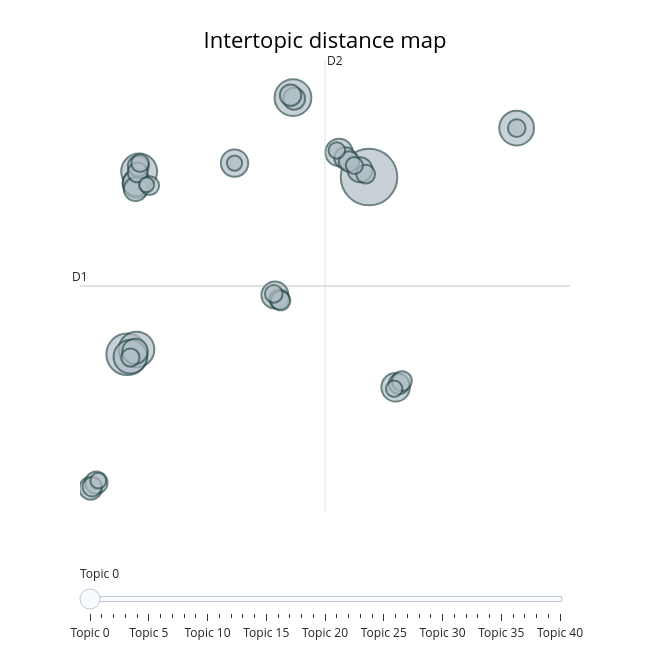

This figure's notebook cell:
### Code cell
# Visualising unclustered topics obtained using the multilingual model

_plotly_topic_visualization(df, topic_list, "Intertopic distance map", 650, 650)

### Figure 1 — Plotly figure (JSON) as saved in the notebook; plotly's stock layout.template omitted (floating-point values rounded to 4 significant figures)
{"data": [{"customdata": [[0, "rooms | habitaciones | habitacions | bedrooms | lhabitació", 154], [1, "age | youngest | older | younger | old", 83], [2, "school | escola | linstitut | students | teacher", 65], [3, "yes | exactly | uhhuh |  | ", 62], [4, "castellà | spanish | catalán | languages | language", 61], [5, "matí | morning | hora | early | arrived", 58], [6, "família | family | cousins | cusins | brother", 54], [7, "gustar | gusta | enjoy | tagrada | sé", 39], [8, "weekend | saturday | weekends | sunday | yesterday", 39], [9, "ensenyar | tecnològic | technology | technological | científic", 36], [10, "hobbies | sundays | vacances | saturdays | free", 36], [11, "where | somewhere | place | tu | casa", 35], [12, "entens | saps | understand | sí | claro", 34], [13, "father | padre | pares | brother | parents", 31], [14, "evening | tarda | dines | afternoon | faràs", 30], [15, "preocupis | mal | porque | hurt | jo", 27], [16, "preguntantte | ask | preguntar | asking | questions", 25], [17, "preguntarme | preguntas | preguntar | demanar | preguntes", 24], [18, "classroom | english | educational | professora | teacher", 23], [19, "faràs | acabes | finish | you | today", 23], [20, "english | anglès | paraula | words | said", 22], [21, "okay |  |  |  | ", 21], [22, "time | clock | leave | when | arrive", 20], [23, "won | guanyar | win | vosotros | you", 20], [24, "where | live | you | your | here", 19], [25, "football | sports | sport | player | played", 19], [26, "yeah | ah | right |  | ", 19], [27, "house | neighbor | casa | home | live", 18], [28, "asked | questions | ask | asking | okay", 18], [29, "home | casa | house | at | do", 17], [30, "four | five | quart | deu | nine", 17], [31, "sister | germana | sisters | germà | brother", 16], [32, "bé | enough | okay | fine | yes", 15], [33, "hora | time | clock | late | until", 15], [34, "street | calle | carrer | city | where", 15], [35, "marxaràs | marcháis | leave | faràs | hora", 14], [36, "saturday | weekend | sunday | did | past", 13], [37, "tv | television | watch | watching | coses", 13], [38, "change | now | me | venga | vulguis", 12], [39, "homework | estàs | fas | you | arribes", 11], [40, "more | más | second | two | one", 11]], "hovertemplate": "<b>Topic %{customdata[0]}</b><br>%{customdata[1]}<br>Size: %{customdata[2]}", "legendgroup": "", "marker": {"color": "#B0BEC5", "line": {"color": "DarkSlateGrey", "width": 2}, "size": [154, 83, 65, 62, 61, 58, 54, 39, 39, 36, 36, 35, 34, 31, 30, 27, 25, 24, 23, 23, 22, 21, 20, 20, 19, 19, 19, 18, 18, 17, 17, 16, 15, 15, 15, 14, 13, 13, 12, 11, 11], "sizemode": "area", "sizeref": 0.09625, "symbol": "circle"}, "mode": "markers", "name": "", "orientation": "v", "showlegend": false, "type": "scatter", "x": [13.58, -2.263, 8.603, -1.474, -1.646, 23.25, -2.052, -1.622, 15.33, 4.774, 11.62, 7.42, -1.679, -1.748, 12.99, -1.704, -4.652, -4.282, 8.679, 12.03, 8.444, -1.532, 12.27, 15.55, 7.707, 15.73, -1.569, 7.789, -4.555, 13.37, -0.7866, -2.051, -1.416, 23.26, 7.344, 12.62, 15.23, 11.48, -4.154, 4.774, -0.9934], "xaxis": "x", "y": [10.05, -1.596, 15.26, 10.42, -1.279, 13.27, -1.757, 9.611, -3.764, 10.97, 11.66, 2.301, 9.67, -1.4, 10.53, 9.251, -10.4, -10.03, 15.19, 11.29, 15.42, 10.77, 11.08, -3.537, 2.014, -3.355, 10.35, 1.933, -10.3, 10.24, 9.489, -1.806, 10.96, 13.26, 2.377, 10.81, -3.859, 11.8, -9.897, 10.97, 9.547], "yaxis": "y"}], "layout": {"annotations": [{"showarrow": false, "text": "D1", "x": -5.35, "y": 2.891, "yshift": 10}, {"showarrow": false, "text": "D2", "x": 10.7, "xshift": 10, "y": 17.74}], "height": 650, "hoverlabel": {"bgcolor": "white", "font": {"family": "Rockwell", "size": 16}}, "legend": {"itemsizing": "constant", "tracegroupgap": 0}, "margin": {"t": 60}, "shapes": [{"line": {"color": "#CFD8DC", "width": 2}, "type": "line", "x0": 10.7, "x1": 10.7, "y0": -11.95, "y1": 17.74}, {"line": {"color": "#9E9E9E", "width": 2}, "type": "line", "x0": -5.35, "x1": 26.75, "y0": 2.891, "y1": 2.891}], "sliders": [{"active": 0, "pad": {"t": 50}, "steps": [{"args": [{"marker.color": [["red", "#B0BEC5", "#B0BEC5", "#B0BEC5", "#B0BEC5", "#B0BEC5", "#B0BEC5", "#B0BEC5", "#B0BEC5", "#B0BEC5", "#B0BEC5", "#B0BEC5", "#B0BEC5", "#B0BEC5", "#B0BEC5", "#B0BEC5", "#B0BEC5", "#B0BEC5", "#B0BEC5", "#B0BEC5", "#B0BEC5", "#B0BEC5", "#B0BEC5", "#B0BEC5", "#B0BEC5", "#B0BEC5", "#B0BEC5", "#B0BEC5", "#B0BEC5", "#B0BEC5", "#B0BEC5", "#B0BEC5", "#B0BEC5", "#B0BEC5", "#B0BEC5", "#B0BEC5", "#B0BEC5", "#B0BEC5", "#B0BEC5", "#B0BEC5", "#B0BEC5"]]}], "label": "Topic 0", "method": "update"}, {"args": [{"marker.color": [["#B0BEC5", "red", "#B0BEC5", "#B0BEC5", "#B0BEC5", "#B0BEC5", "#B0BEC5", "#B0BEC5", "#B0BEC5", "#B0BEC5", "#B0BEC5", "#B0BEC5", "#B0BEC5", "#B0BEC5", "#B0BEC5", "#B0BEC5", "#B0BEC5", "#B0BEC5", "#B0BEC5", "#B0BEC5", "#B0BEC5", "#B0BEC5", "#B0BEC5", "#B0BEC5", "#B0BEC5", "#B0BEC5", "#B0BEC5", "#B0BEC5", "#B0BEC5", "#B0BEC5", "#B0BEC5", "#B0BEC5", "#B0BEC5", "#B0BEC5", "#B0BEC5", "#B0BEC5", "#B0BEC5", "#B0BEC5", "#B0BEC5", "#B0BEC5", "#B0BEC5"]]}], "label": "Topic 1", "method": "update"}, {"args": [{"marker.color": [["#B0BEC5", "#B0BEC5", "red", "#B0BEC5", "#B0BEC5", "#B0BEC5", "#B0BEC5", "#B0BEC5", "#B0BEC5", "#B0BEC5", "#B0BEC5", "#B0BEC5", "#B0BEC5", "#B0BEC5", "#B0BEC5", "#B0BEC5", "#B0BEC5", "#B0BEC5", "#B0BEC5", "#B0BEC5", "#B0BEC5", "#B0BEC5", "#B0BEC5", "#B0BEC5", "#B0BEC5", "#B0BEC5", "#B0BEC5", "#B0BEC5", "#B0BEC5", "#B0BEC5", "#B0BEC5", "#B0BEC5", "#B0BEC5", "#B0BEC5", "#B0BEC5", "#B0BEC5", "#B0BEC5", "#B0BEC5", "#B0BEC5", "#B0BEC5", "#B0BEC5"]]}], "label": "Topic 2", "method": "update"}, {"args": [{"marker.color": [["#B0BEC5", "#B0BEC5", "#B0BEC5", "red", "#B0BEC5", "#B0BEC5", "#B0BEC5", "#B0BEC5", "#B0BEC5", "#B0BEC5", "#B0BEC5", "#B0BEC5", "#B0BEC5", "#B0BEC5", "#B0BEC5", "#B0BEC5", "#B0BEC5", "#B0BEC5", "#B0BEC5", "#B0BEC5", "#B0BEC5", "#B0BEC5", "#B0BEC5", "#B0BEC5", "#B0BEC5", "#B0BEC5", "#B0BEC5", "#B0BEC5", "#B0BEC5", "#B0BEC5", "#B0BEC5", "#B0BEC5", "#B0BEC5", "#B0BEC5", "#B0BEC5", "#B0BEC5", "#B0BEC5", "#B0BEC5", "#B0BEC5", "#B0BEC5", "#B0BEC5"]]}], "label": "Topic 3", "method": "update"}, {"args": [{"marker.color": [["#B0BEC5", "#B0BEC5", "#B0BEC5", "#B0BEC5", "red", "#B0BEC5", "#B0BEC5", "#B0BEC5", "#B0BEC5", "#B0BEC5", "#B0BEC5", "#B0BEC5", "#B0BEC5", "#B0BEC5", "#B0BEC5", "#B0BEC5", "#B0BEC5", "#B0BEC5", "#B0BEC5", "#B0BEC5", "#B0BEC5", "#B0BEC5", "#B0BEC5", "#B0BEC5", "#B0BEC5", "#B0BEC5", "#B0BEC5", "#B0BEC5", "#B0BEC5", "#B0BEC5", "#B0BEC5", "#B0BEC5", "#B0BEC5", "#B0BEC5", "#B0BEC5", "#B0BEC5", "#B0BEC5", "#B0BEC5", "#B0BEC5", "#B0BEC5", "#B0BEC5"]]}], "label": "Topic 4", "method": "update"}, {"args": [{"marker.color": [["#B0BEC5", "#B0BEC5", "#B0BEC5", "#B0BEC5", "#B0BEC5", "red", "#B0BEC5", "#B0BEC5", "#B0BEC5", "#B0BEC5", "#B0BEC5", "#B0BEC5", "#B0BEC5", "#B0BEC5", "#B0BEC5", "#B0BEC5", "#B0BEC5", "#B0BEC5", "#B0BEC5", "#B0BEC5", "#B0BEC5", "#B0BEC5", "#B0BEC5", "#B0BEC5", "#B0BEC5", "#B0BEC5", "#B0BEC5", "#B0BEC5", "#B0BEC5", "#B0BEC5", "#B0BEC5", "#B0BEC5", "#B0BEC5", "#B0BEC5", "#B0BEC5", "#B0BEC5", "#B0BEC5", "#B0BEC5", "#B0BEC5", "#B0BEC5", "#B0BEC5"]]}], "label": "Topic 5", "method": "update"}, {"args": [{"marker.color": [["#B0BEC5", "#B0BEC5", "#B0BEC5", "#B0BEC5", "#B0BEC5", "#B0BEC5", "red", "#B0BEC5", "#B0BEC5", "#B0BEC5", "#B0BEC5", "#B0BEC5", "#B0BEC5", "#B0BEC5", "#B0BEC5", "#B0BEC5", "#B0BEC5", "#B0BEC5", "#B0BEC5", "#B0BEC5", "#B0BEC5", "#B0BEC5", "#B0BEC5", "#B0BEC5", "#B0BEC5", "#B0BEC5", "#B0BEC5", "#B0BEC5", "#B0BEC5", "#B0BEC5", "#B0BEC5", "#B0BEC5", "#B0BEC5", "#B0BEC5", "#B0BEC5", "#B0BEC5", "#B0BEC5", "#B0BEC5", "#B0BEC5", "#B0BEC5", "#B0BEC5"]]}], "label": "Topic 6", "method": "update"}, {"args": [{"marker.color": [["#B0BEC5", "#B0BEC5", "#B0BEC5", "#B0BEC5", "#B0BEC5", "#B0BEC5", "#B0BEC5", "red", "#B0BEC5", "#B0BEC5", "#B0BEC5", "#B0BEC5", "#B0BEC5", "#B0BEC5", "#B0BEC5", "#B0BEC5", "#B0BEC5", "#B0BEC5", "#B0BEC5", "#B0BEC5", "#B0BEC5", "#B0BEC5", "#B0BEC5", "#B0BEC5", "#B0BEC5", "#B0BEC5", "#B0BEC5", "#B0BEC5", "#B0BEC5", "#B0BEC5", "#B0BEC5", "#B0BEC5", "#B0BEC5", "#B0BEC5", "#B0BEC5", "#B0BEC5", "#B0BEC5", "#B0BEC5", "#B0BEC5", "#B0BEC5", "#B0BEC5"]]}], "label": "Topic 7", "method": "update"}, {"args": [{"marker.color": [["#B0BEC5", "#B0BEC5", "#B0BEC5", "#B0BEC5", "#B0BEC5", "#B0BEC5", "#B0BEC5", "#B0BEC5", "red", "#B0BEC5", "#B0BEC5", "#B0BEC5", "#B0BEC5", "#B0BEC5", "#B0BEC5", "#B0BEC5", "#B0BEC5", "#B0BEC5", "#B0BEC5", "#B0BEC5", "#B0BEC5", "#B0BEC5", "#B0BEC5", "#B0BEC5", "#B0BEC5", "#B0BEC5", "#B0BEC5", "#B0BEC5", "#B0BEC5", "#B0BEC5", "#B0BEC5", "#B0BEC5", "#B0BEC5", "#B0BEC5", "#B0BEC5", "#B0BEC5", "#B0BEC5", "#B0BEC5", "#B0BEC5", "#B0BEC5", "#B0BEC5"]]}], "label": "Topic 8", "method": "update"}, {"args": [{"marker.color": [["#B0BEC5", "#B0BEC5", "#B0BEC5", "#B0BEC5", "#B0BEC5", "#B0BEC5", "#B0BEC5", "#B0BEC5", "#B0BEC5", "red", "#B0BEC5", "#B0BEC5", "#B0BEC5", "#B0BEC5", "#B0BEC5", "#B0BEC5", "#B0BEC5", "#B0BEC5", "#B0BEC5", "#B0BEC5", "#B0BEC5", "#B0BEC5", "#B0BEC5", "#B0BEC5", "#B0BEC5", "#B0BEC5", "#B0BEC5", "#B0BEC5", "#B0BEC5", "#B0BEC5", "#B0BEC5", "#B0BEC5", "#B0BEC5", "#B0BEC5", "#B0BEC5", "#B0BEC5", "#B0BEC5", "#B0BEC5", "#B0BEC5", "#B0BEC5", "#B0BEC5"]]}], "label": "Topic 9", "method": "update"}, {"args": [{"marker.color": [["#B0BEC5", "#B0BEC5", "#B0BEC5", "#B0BEC5", "#B0BEC5", "#B0BEC5", "#B0BEC5", "#B0BEC5", "#B0BEC5", "#B0BEC5", "red", "#B0BEC5", "#B0BEC5", "#B0BEC5", "#B0BEC5", "#B0BEC5", "#B0BEC5", "#B0BEC5", "#B0BEC5", "#B0BEC5", "#B0BEC5", "#B0BEC5", "#B0BEC5", "#B0BEC5", "#B0BEC5", "#B0BEC5", "#B0BEC5", "#B0BEC5", "#B0BEC5", "#B0BEC5", "#B0BEC5", "#B0BEC5", "#B0BEC5", "#B0BEC5", "#B0BEC5", "#B0BEC5", "#B0BEC5", "#B0BEC5", "#B0BEC5", "#B0BEC5", "#B0BEC5"]]}], "label": "Topic 10", "method": "update"}, {"args": [{"marker.color": [["#B0BEC5", "#B0BEC5", "#B0BEC5", "#B0BEC5", "#B0BEC5", "#B0BEC5", "#B0BEC5", "#B0BEC5", "#B0BEC5", "#B0BEC5", "#B0BEC5", "red", "#B0BEC5", "#B0BEC5", "#B0BEC5", "#B0BEC5", "#B0BEC5", "#B0BEC5", "#B0BEC5", "#B0BEC5", "#B0BEC5", "#B0BEC5", "#B0BEC5", "#B0BEC5", "#B0BEC5", "#B0BEC5", "#B0BEC5", "#B0BEC5", "#B0BEC5", "#B0BEC5", "#B0BEC5", "#B0BEC5", "#B0BEC5", "#B0BEC5", "#B0BEC5", "#B0BEC5", "#B0BEC5", "#B0BEC5", "#B0BEC5", "#B0BEC5", "#B0BEC5"]]}], "label": "Topic 11", "method": "update"}, {"args": [{"marker.color": [["#B0BEC5", "#B0BEC5", "#B0BEC5", "#B0BEC5", "#B0BEC5", "#B0BEC5", "#B0BEC5", "#B0BEC5", "#B0BEC5", "#B0BEC5", "#B0BEC5", "#B0BEC5", "red", "#B0BEC5", "#B0BEC5", "#B0BEC5", "#B0BEC5", "#B0BEC5", "#B0BEC5", "#B0BEC5", "#B0BEC5", "#B0BEC5", "#B0BEC5", "#B0BEC5", "#B0BEC5", "#B0BEC5", "#B0BEC5", "#B0BEC5", "#B0BEC5", "#B0BEC5", "#B0BEC5", "#B0BEC5", "#B0BEC5", "#B0BEC5", "#B0BEC5", "#B0BEC5", "#B0BEC5", "#B0BEC5", "#B0BEC5", "#B0BEC5", "#B0BEC5"]]}], "label": "Topic 12", "method": "update"}, {"args": [{"marker.color": [["#B0BEC5", "#B0BEC5", "#B0BEC5", "#B0BEC5", "#B0BEC5", "#B0BEC5", "#B0BEC5", "#B0BEC5", "#B0BEC5", "#B0BEC5", "#B0BEC5", "#B0BEC5", "#B0BEC5", "red", "#B0BEC5", "#B0BEC5", "#B0BEC5", "#B0BEC5", "#B0BEC5", "#B0BEC5", "#B0BEC5", "#B0BEC5", "#B0BEC5", "#B0BEC5", "#B0BEC5", "#B0BEC5", "#B0BEC5", "#B0BEC5", "#B0BEC5", "#B0BEC5", "#B0BEC5", "#B0BEC5", "#B0BEC5", "#B0BEC5", "#B0BEC5", "#B0BEC5", "#B0BEC5", "#B0BEC5", "#B0BEC5", "#B0BEC5", "#B0BEC5"]]}], "label": "Topic 13", "method": "update"}, {"args": [{"marker.color": [["#B0BEC5", "#B0BEC5", "#B0BEC5", "#B0BEC5", "#B0BEC5", "#B0BEC5", "#B0BEC5", "#B0BEC5", "#B0BEC5", "#B0BEC5", "#B0BEC5", "#B0BEC5", "#B0BEC5", "#B0BEC5", "red", "#B0BEC5", "#B0BEC5", "#B0BEC5", "#B0BEC5", "#B0BEC5", "#B0BEC5", "#B0BEC5", "#B0BEC5", "#B0BEC5", "#B0BEC5", "#B0BEC5", "#B0BEC5", "#B0BEC5", "#B0BEC5", "#B0BEC5", "#B0BEC5", "#B0BEC5", "#B0BEC5", "#B0BEC5", "#B0BEC5", "#B0BEC5", "#B0BEC5", "#B0BEC5", "#B0BEC5", "#B0BEC5", "#B0BEC5"]]}], "label": "Topic 14", "method": "update"}, {"args": [{"marker.color": [["#B0BEC5", "#B0BEC5", "#B0BEC5", "#B0BEC5", "#B0BEC5", "#B0BEC5", "#B0BEC5", "#B0BEC5", "#B0BEC5", "#B0BEC5", "#B0BEC5", "#B0BEC5", "#B0BEC5", "#B0BEC5", "#B0BEC5", "red", "#B0BEC5", "#B0BEC5", "#B0BEC5", "#B0BEC5", "#B0BEC5", "#B0BEC5", "#B0BEC5", "#B0BEC5", "#B0BEC5", "#B0BEC5", "#B0BEC5", "#B0BEC5", "#B0BEC5", "#B0BEC5", "#B0BEC5", "#B0BEC5", "#B0BEC5", "#B0BEC5", "#B0BEC5", "#B0BEC5", "#B0BEC5", "#B0BEC5", "#B0BEC5", "#B0BEC5", "#B0BEC5"]]}], "label": "Topic 15", "method": "update"}, {"args": [{"marker.color": [["#B0BEC5", "#B0BEC5", "#B0BEC5", "#B0BEC5", "#B0BEC5", "#B0BEC5", "#B0BEC5", "#B0BEC5", "#B0BEC5", "#B0BEC5", "#B0BEC5", "#B0BEC5", "#B0BEC5", "#B0BEC5", "#B0BEC5", "#B0BEC5", "red", "#B0BEC5", "#B0BEC5", "#B0BEC5", "#B0BEC5", "#B0BEC5", "#B0BEC5", "#B0BEC5", "#B0BEC5", "#B0BEC5", "#B0BEC5", "#B0BEC5", "#B0BEC5", "#B0BEC5", "#B0BEC5", "#B0BEC5", "#B0BEC5", "#B0BEC5", "#B0BEC5", "#B0BEC5", "#B0BEC5", "#B0BEC5", "#B0BEC5", "#B0BEC5", "#B0BEC5"]]}], "label": "Topic 16", "method": "update"}, {"args": [{"marker.color": [["#B0BEC5", "#B0BEC5", "#B0BEC5", "#B0BEC5", "#B0BEC5", "#B0BEC5", "#B0BEC5", "#B0BEC5", "#B0BEC5", "#B0BEC5", "#B0BEC5", "#B0BEC5", "#B0BEC5", "#B0BEC5", "#B0BEC5", "#B0BEC5", "#B0BEC5", "red", "#B0BEC5", "#B0BEC5", "#B0BEC5", "#B0BEC5", "#B0BEC5", "#B0BEC5", "#B0BEC5", "#B0BEC5", "#B0BEC5", "#B0BEC5", "#B0BEC5", "#B0BEC5", "#B0BEC5", "#B0BEC5", "#B0BEC5", "#B0BEC5", "#B0BEC5", "#B0BEC5", "#B0BEC5", "#B0BEC5", "#B0BEC5", "#B0BEC5", "#B0BEC5"]]}], "label": "Topic 17", "method": "update"}, {"args": [{"marker.color": [["#B0BEC5", "#B0BEC5", "#B0BEC5", "#B0BEC5", "#B0BEC5", "#B0BEC5", "#B0BEC5", "#B0BEC5", "#B0BEC5", "#B0BEC5", "#B0BEC5", "#B0BEC5", "#B0BEC5", "#B0BEC5", "#B0BEC5", "#B0BEC5", "#B0BEC5", "#B0BEC5", "red", "#B0BEC5", "#B0BEC5", "#B0BEC5", "#B0BEC5", "#B0BEC5", "#B0BEC5", "#B0BEC5", "#B0BEC5", "#B0BEC5", "#B0BEC5", "#B0BEC5", "#B0BEC5", "#B0BEC5", "#B0BEC5", "#B0BEC5", "#B0BEC5", "#B0BEC5", "#B0BEC5", "#B0BEC5", "#B0BEC5", "#B0BEC5", "#B0BEC5"]]}], "label": "Topic 18", "method": "update"}, {"args": [{"marker.color": [["#B0BEC5", "#B0BEC5", "#B0BEC5", "#B0BEC5", "#B0BEC5", "#B0BEC5", "#B0BEC5", "#B0BEC5", "#B0BEC5", "#B0BEC5", "#B0BEC5", "#B0BEC5", "#B0BEC5", "#B0BEC5", "#B0BEC5", "#B0BEC5", "#B0BEC5", "#B0BEC5", "#B0BEC5", "red", "#B0BEC5", "#B0BEC5", "#B0BEC5", "#B0BEC5", "#B0BEC5", "#B0BEC5", "#B0BEC5", "#B0BEC5", "#B0BEC5", "#B0BEC5", "#B0BEC5", "#B0BEC5", "#B0BEC5", "#B0BEC5", "#B0BEC5", "#B0BEC5", "#B0BEC5", "#B0BEC5", "#B0BEC5", "#B0BEC5", "#B0BEC5"]]}], "label": "Topic 19", "method": "update"}, {"args": [{"marker.color": [["#B0BEC5", "#B0BEC5", "#B0BEC5", "#B0BEC5", "#B0BEC5", "#B0BEC5", "#B0BEC5", "#B0BEC5", "#B0BEC5", "#B0BEC5", "#B0BEC5", "#B0BEC5", "#B0BEC5", "#B0BEC5", "#B0BEC5", "#B0BEC5", "#B0BEC5", "#B0BEC5", "#B0BEC5", "#B0BEC5", "red", "#B0BEC5", "#B0BEC5", "#B0BEC5", "#B0BEC5", "#B0BEC5", "#B0BEC5", "#B0BEC5", "#B0BEC5", "#B0BEC5", "#B0BEC5", "#B0BEC5", "#B0BEC5", "#B0BEC5", "#B0BEC5", "#B0BEC5", "#B0BEC5", "#B0BEC5", "#B0BEC5", "#B0BEC5", "#B0BEC5"]]}], "label": "Topic 20", "method": "update"}, {"args": [{"marker.color": [["#B0BEC5", "#B0BEC5", "#B0BEC5", "#B0BEC5", "#B0BEC5", "#B0BEC5", "#B0BEC5", "#B0BEC5", "#B0BEC5", "#B0BEC5", "#B0BEC5", "#B0BEC5", "#B0BEC5", "#B0BEC5", "#B0BEC5", "#B0BEC5", "#B0BEC5", "#B0BEC5", "#B0BEC5", "#B0BEC5", "#B0BEC5", "red", "#B0BEC5", "#B0BEC5", "#B0BEC5", "#B0BEC5", "#B0BEC5", "#B0BEC5", "#B0BEC5", "#B0BEC5", "#B0BEC5", "#B0BEC5", "#B0BEC5", "#B0BEC5", "#B0BEC5", "#B0BEC5", "#B0BEC5", "#B0BEC5", "#B0BEC5", "#B0BEC5", "#B0BEC5"]]}], "label": "Topic 21", "method": "update"}, {"args": [{"marker.color": [["#B0BEC5", "#B0BEC5", "#B0BEC5", "#B0BEC5", "#B0BEC5", "#B0BEC5", "#B0BEC5", "#B0BEC5", "#B0BEC5", "#B0BEC5", "#B0BEC5", "#B0BEC5", "#B0BEC5", "#B0BEC5", "#B0BEC5", "#B0BEC5", "#B0BEC5", "#B0BEC5", "#B0BEC5", "#B0BEC5", "#B0BEC5", "#B0BEC5", "red", "#B0BEC5", "#B0BEC5", "#B0BEC5", "#B0BEC5", "#B0BEC5", "#B0BEC5", "#B0BEC5", "#B0BEC5", "#B0BEC5", "#B0BEC5", "#B0BEC5", "#B0BEC5", "#B0BEC5", "#B0BEC5", "#B0BEC5", "#B0BEC5", "#B0BEC5", "#B0BEC5"]]}], "label": "Topic 22", "method": "update"}, {"args": [{"marker.color": [["#B0BEC5", "#B0BEC5", "#B0BEC5", "#B0BEC5", "#B0BEC5", "#B0BEC5", "#B0BEC5", "#B0BEC5", "#B0BEC5", "#B0BEC5", "#B0BEC5", "#B0BEC5", "#B0BEC5", "#B0BEC5", "#B0BEC5", "#B0BEC5", "#B0BEC5", "#B0BEC5", "#B0BEC5", "#B0BEC5", "#B0BEC5", "#B0BEC5", "#B0BEC5", "red", "#B0BEC5", "#B0BEC5", "#B0BEC5", "#B0BEC5", "#B0BEC5", "#B0BEC5", "#B0BEC5", "#B0BEC5", "#B0BEC5", "#B0BEC5", "#B0BEC5", "#B0BEC5", "#B0BEC5", "#B0BEC5", "#B0BEC5", "#B0BEC5", "#B0BEC5"]]}], "label": "Topic 23", "method": "update"}, {"args": [{"marker.color": [["#B0BEC5", "#B0BEC5", "#B0BEC5", "#B0BEC5", "#B0BEC5", "#B0BEC5", "#B0BEC5", "#B0BEC5", "#B0BEC5", "#B0BEC5", "#B0BEC5", "#B0BEC5", "#B0BEC5", "#B0BEC5", "#B0BEC5", "#B0BEC5", "#B0BEC5", "#B0BEC5", "#B0BEC5", "#B0BEC5", "#B0BEC5", "#B0BEC5", "#B0BEC5", "#B0BEC5", "red", "#B0BEC5", "#B0BEC5", "#B0BEC5", "#B0BEC5", "#B0BEC5", "#B0BEC5", "#B0BEC5", "#B0BEC5", "#B0BEC5", "#B0BEC5", "#B0BEC5", "#B0BEC5", "#B0BEC5", "#B0BEC5", "#B0BEC5", "#B0BEC5"]]}], "label": "Topic 24", "method": "update"}, {"args": [{"marker.color": [["#B0BEC5", "#B0BEC5", "#B0BEC5", "#B0BEC5", "#B0BEC5", "#B0BEC5", "#B0BEC5", "#B0BEC5", "#B0BEC5", "#B0BEC5", "#B0BEC5", "#B0BEC5", "#B0BEC5", "#B0BEC5", "#B0BEC5", "#B0BEC5", "#B0BEC5", "#B0BEC5", "#B0BEC5", "#B0BEC5", "#B0BEC5", "#B0BEC5", "#B0BEC5", "#B0BEC5", "#B0BEC5", "red", "#B0BEC5", "#B0BEC5", "#B0BEC5", "#B0BEC5", "#B0BEC5", "#B0BEC5", "#B0BEC5", "#B0BEC5", "#B0BEC5", "#B0BEC5", "#B0BEC5", "#B0BEC5", "#B0BEC5", "#B0BEC5", "#B0BEC5"]]}], "label": "Topic 25", "method": "update"}, {"args": [{"marker.color": [["#B0BEC5", "#B0BEC5", "#B0BEC5", "#B0BEC5", "#B0BEC5", "#B0BEC5", "#B0BEC5", "#B0BEC5", "#B0BEC5", "#B0BEC5", "#B0BEC5", "#B0BEC5", "#B0BEC5", "#B0BEC5", "#B0BEC5", "#B0BEC5", "#B0BEC5", "#B0BEC5", "#B0BEC5", "#B0BEC5", "#B0BEC5", "#B0BEC5", "#B0BEC5", "#B0BEC5", "#B0BEC5", "#B0BEC5", "red", "#B0BEC5", "#B0BEC5", "#B0BEC5", "#B0BEC5", "#B0BEC5", "#B0BEC5", "#B0BEC5", "#B0BEC5", "#B0BEC5", "#B0BEC5", "#B0BEC5", "#B0BEC5", "#B0BEC5", "#B0BEC5"]]}], "label": "Topic 26", "method": "update"}, {"args": [{"marker.color": [["#B0BEC5", "#B0BEC5", "#B0BEC5", "#B0BEC5", "#B0BEC5", "#B0BEC5", "#B0BEC5", "#B0BEC5", "#B0BEC5", "#B0BEC5", "#B0BEC5", "#B0BEC5", "#B0BEC5", "#B0BEC5", "#B0BEC5", "#B0BEC5", "#B0BEC5", "#B0BEC5", "#B0BEC5", "#B0BEC5", "#B0BEC5", "#B0BEC5", "#B0BEC5", "#B0BEC5", "#B0BEC5", "#B0BEC5", "#B0BEC5", "red", "#B0BEC5", "#B0BEC5", "#B0BEC5", "#B0BEC5", "#B0BEC5", "#B0BEC5", "#B0BEC5", "#B0BEC5", "#B0BEC5", "#B0BEC5", "#B0BEC5", "#B0BEC5", "#B0BEC5"]]}], "label": "Topic 27", "method": "update"}, {"args": [{"marker.color": [["#B0BEC5", "#B0BEC5", "#B0BEC5", "#B0BEC5", "#B0BEC5", "#B0BEC5", "#B0BEC5", "#B0BEC5", "#B0BEC5", "#B0BEC5", "#B0BEC5", "#B0BEC5", "#B0BEC5", "#B0BEC5", "#B0BEC5", "#B0BEC5", "#B0BEC5", "#B0BEC5", "#B0BEC5", "#B0BEC5", "#B0BEC5", "#B0BEC5", "#B0BEC5", "#B0BEC5", "#B0BEC5", "#B0BEC5", "#B0BEC5", "#B0BEC5", "red", "#B0BEC5", "#B0BEC5", "#B0BEC5", "#B0BEC5", "#B0BEC5", "#B0BEC5", "#B0BEC5", "#B0BEC5", "#B0BEC5", "#B0BEC5", "#B0BEC5", "#B0BEC5"]]}], "label": "Topic 28", "method": "update"}, {"args": [{"marker.color": [["#B0BEC5", "#B0BEC5", "#B0BEC5", "#B0BEC5", "#B0BEC5", "#B0BEC5", "#B0BEC5", "#B0BEC5", "#B0BEC5", "#B0BEC5", "#B0BEC5", "#B0BEC5", "#B0BEC5", "#B0BEC5", "#B0BEC5", "#B0BEC5", "#B0BEC5", "#B0BEC5", "#B0BEC5", "#B0BEC5", "#B0BEC5", "#B0BEC5", "#B0BEC5", "#B0BEC5", "#B0BEC5", "#B0BEC5", "#B0BEC5", "#B0BEC5", "#B0BEC5", "red", "#B0BEC5", "#B0BEC5", "#B0BEC5", "#B0BEC5", "#B0BEC5", "#B0BEC5", "#B0BEC5", "#B0BEC5", "#B0BEC5", "#B0BEC5", "#B0BEC5"]]}], "label": "Topic 29", "method": "update"}, {"args": [{"marker.color": [["#B0BEC5", "#B0BEC5", "#B0BEC5", "#B0BEC5", "#B0BEC5", "#B0BEC5", "#B0BEC5", "#B0BEC5", "#B0BEC5", "#B0BEC5", "#B0BEC5", "#B0BEC5", "#B0BEC5", "#B0BEC5", "#B0BEC5", "#B0BEC5", "#B0BEC5", "#B0BEC5", "#B0BEC5", "#B0BEC5", "#B0BEC5", "#B0BEC5", "#B0BEC5", "#B0BEC5", "#B0BEC5", "#B0BEC5", "#B0BEC5", "#B0BEC5", "#B0BEC5", "#B0BEC5", "red", "#B0BEC5", "#B0BEC5", "#B0BEC5", "#B0BEC5", "#B0BEC5", "#B0BEC5", "#B0BEC5", "#B0BEC5", "#B0BEC5", "#B0BEC5"]]}], "label": "Topic 30", "method": "update"}, {"args": [{"marker.color": [["#B0BEC5", "#B0BEC5", "#B0BEC5", "#B0BEC5", "#B0BEC5", "#B0BEC5", "#B0BEC5", "#B0BEC5", "#B0BEC5", "#B0BEC5", "#B0BEC5", "#B0BEC5", "#B0BEC5", "#B0BEC5", "#B0BEC5", "#B0BEC5", "#B0BEC5", "#B0BEC5", "#B0BEC5", "#B0BEC5", "#B0BEC5", "#B0BEC5", "#B0BEC5", "#B0BEC5", "#B0BEC5", "#B0BEC5", "#B0BEC5", "#B0BEC5", "#B0BEC5", "#B0BEC5", "#B0BEC5", "red", "#B0BEC5", "#B0BEC5", "#B0BEC5", "#B0BEC5", "#B0BEC5", "#B0BEC5", "#B0BEC5", "#B0BEC5", "#B0BEC5"]]}], "label": "Topic 31", "method": "update"}, {"args": [{"marker.color": [["#B0BEC5", "#B0BEC5", "#B0BEC5", "#B0BEC5", "#B0BEC5", "#B0BEC5", "#B0BEC5", "#B0BEC5", "#B0BEC5", "#B0BEC5", "#B0BEC5", "#B0BEC5", "#B0BEC5", "#B0BEC5", "#B0BEC5", "#B0BEC5", "#B0BEC5", "#B0BEC5", "#B0BEC5", "#B0BEC5", "#B0BEC5", "#B0BEC5", "#B0BEC5", "#B0BEC5", "#B0BEC5", "#B0BEC5", "#B0BEC5", "#B0BEC5", "#B0BEC5", "#B0BEC5", "#B0BEC5", "#B0BEC5", "red", "#B0BEC5", "#B0BEC5", "#B0BEC5", "#B0BEC5", "#B0BEC5", "#B0BEC5", "#B0BEC5", "#B0BEC5"]]}], "label": "Topic 32", "method": "update"}, {"args": [{"marker.color": [["#B0BEC5", "#B0BEC5", "#B0BEC5", "#B0BEC5", "#B0BEC5", "#B0BEC5", "#B0BEC5", "#B0BEC5", "#B0BEC5", "#B0BEC5", "#B0BEC5", "#B0BEC5", "#B0BEC5", "#B0BEC5", "#B0BEC5", "#B0BEC5", "#B0BEC5", "#B0BEC5", "#B0BEC5", "#B0BEC5", "#B0BEC5", "#B0BEC5", "#B0BEC5", "#B0BEC5", "#B0BEC5", "#B0BEC5", "#B0BEC5", "#B0BEC5", "#B0BEC5", "#B0BEC5", "#B0BEC5", "#B0BEC5", "#B0BEC5", "red", "#B0BEC5", "#B0BEC5", "#B0BEC5", "#B0BEC5", "#B0BEC5", "#B0BEC5", "#B0BEC5"]]}], "label": "Topic 33", "method": "update"}, {"args": [{"marker.color": [["#B0BEC5", "#B0BEC5", "#B0BEC5", "#B0BEC5", "#B0BEC5", "#B0BEC5", "#B0BEC5", "#B0BEC5", "#B0BEC5", "#B0BEC5", "#B0BEC5", "#B0BEC5", "#B0BEC5", "#B0BEC5", "#B0BEC5", "#B0BEC5", "#B0BEC5", "#B0BEC5", "#B0BEC5", "#B0BEC5", "#B0BEC5", "#B0BEC5", "#B0BEC5", "#B0BEC5", "#B0BEC5", "#B0BEC5", "#B0BEC5", "#B0BEC5", "#B0BEC5", "#B0BEC5", "#B0BEC5", "#B0BEC5", "#B0BEC5", "#B0BEC5", "red", "#B0BEC5", "#B0BEC5", "#B0BEC5", "#B0BEC5", "#B0BEC5", "#B0BEC5"]]}], "label": "Topic 34", "method": "update"}, {"args": [{"marker.color": [["#B0BEC5", "#B0BEC5", "#B0BEC5", "#B0BEC5", "#B0BEC5", "#B0BEC5", "#B0BEC5", "#B0BEC5", "#B0BEC5", "#B0BEC5", "#B0BEC5", "#B0BEC5", "#B0BEC5", "#B0BEC5", "#B0BEC5", "#B0BEC5", "#B0BEC5", "#B0BEC5", "#B0BEC5", "#B0BEC5", "#B0BEC5", "#B0BEC5", "#B0BEC5", "#B0BEC5", "#B0BEC5", "#B0BEC5", "#B0BEC5", "#B0BEC5", "#B0BEC5", "#B0BEC5", "#B0BEC5", "#B0BEC5", "#B0BEC5", "#B0BEC5", "#B0BEC5", "red", "#B0BEC5", "#B0BEC5", "#B0BEC5", "#B0BEC5", "#B0BEC5"]]}], "label": "Topic 35", "method": "update"}, {"args": [{"marker.color": [["#B0BEC5", "#B0BEC5", "#B0BEC5", "#B0BEC5", "#B0BEC5", "#B0BEC5", "#B0BEC5", "#B0BEC5", "#B0BEC5", "#B0BEC5", "#B0BEC5", "#B0BEC5", "#B0BEC5", "#B0BEC5", "#B0BEC5", "#B0BEC5", "#B0BEC5", "#B0BEC5", "#B0BEC5", "#B0BEC5", "#B0BEC5", "#B0BEC5", "#B0BEC5", "#B0BEC5", "#B0BEC5", "#B0BEC5", "#B0BEC5", "#B0BEC5", "#B0BEC5", "#B0BEC5", "#B0BEC5", "#B0BEC5", "#B0BEC5", "#B0BEC5", "#B0BEC5", "#B0BEC5", "red", "#B0BEC5", "#B0BEC5", "#B0BEC5", "#B0BEC5"]]}], "label": "Topic 36", "method": "update"}, {"args": [{"marker.color": [["#B0BEC5", "#B0BEC5", "#B0BEC5", "#B0BEC5", "#B0BEC5", "#B0BEC5", "#B0BEC5", "#B0BEC5", "#B0BEC5", "#B0BEC5", "#B0BEC5", "#B0BEC5", "#B0BEC5", "#B0BEC5", "#B0BEC5", "#B0BEC5", "#B0BEC5", "#B0BEC5", "#B0BEC5", "#B0BEC5", "#B0BEC5", "#B0BEC5", "#B0BEC5", "#B0BEC5", "#B0BEC5", "#B0BEC5", "#B0BEC5", "#B0BEC5", "#B0BEC5", "#B0BEC5", "#B0BEC5", "#B0BEC5", "#B0BEC5", "#B0BEC5", "#B0BEC5", "#B0BEC5", "#B0BEC5", "red", "#B0BEC5", "#B0BEC5", "#B0BEC5"]]}], "label": "Topic 37", "method": "update"}, {"args": [{"marker.color": [["#B0BEC5", "#B0BEC5", "#B0BEC5", "#B0BEC5", "#B0BEC5", "#B0BEC5", "#B0BEC5", "#B0BEC5", "#B0BEC5", "#B0BEC5", "#B0BEC5", "#B0BEC5", "#B0BEC5", "#B0BEC5", "#B0BEC5", "#B0BEC5", "#B0BEC5", "#B0BEC5", "#B0BEC5", "#B0BEC5", "#B0BEC5", "#B0BEC5", "#B0BEC5", "#B0BEC5", "#B0BEC5", "#B0BEC5", "#B0BEC5", "#B0BEC5", "#B0BEC5", "#B0BEC5", "#B0BEC5", "#B0BEC5", "#B0BEC5", "#B0BEC5", "#B0BEC5", "#B0BEC5", "#B0BEC5", "#B0BEC5", "red", "#B0BEC5", "#B0BEC5"]]}], "label": "Topic 38", "method": "update"}, {"args": [{"marker.color": [["#B0BEC5", "#B0BEC5", "#B0BEC5", "#B0BEC5", "#B0BEC5", "#B0BEC5", "#B0BEC5", "#B0BEC5", "#B0BEC5", "#B0BEC5", "#B0BEC5", "#B0BEC5", "#B0BEC5", "#B0BEC5", "#B0BEC5", "#B0BEC5", "#B0BEC5", "#B0BEC5", "#B0BEC5", "#B0BEC5", "#B0BEC5", "#B0BEC5", "#B0BEC5", "#B0BEC5", "#B0BEC5", "#B0BEC5", "#B0BEC5", "#B0BEC5", "#B0BEC5", "#B0BEC5", "#B0BEC5", "#B0BEC5", "#B0BEC5", "#B0BEC5", "#B0BEC5", "#B0BEC5", "#B0BEC5", "#B0BEC5", "#B0BEC5", "red", "#B0BEC5"]]}], "label": "Topic 39", "method": "update"}, {"args": [{"marker.color": [["#B0BEC5", "#B0BEC5", "#B0BEC5", "#B0BEC5", "#B0BEC5", "#B0BEC5", "#B0BEC5", "#B0BEC5", "#B0BEC5", "#B0BEC5", "#B0BEC5", "#B0BEC5", "#B0BEC5", "#B0BEC5", "#B0BEC5", "#B0BEC5", "#B0BEC5", "#B0BEC5", "#B0BEC5", "#B0BEC5", "#B0BEC5", "#B0BEC5", "#B0BEC5", "#B0BEC5", "#B0BEC5", "#B0BEC5", "#B0BEC5", "#B0BEC5", "#B0BEC5", "#B0BEC5", "#B0BEC5", "#B0BEC5", "#B0BEC5", "#B0BEC5", "#B0BEC5", "#B0BEC5", "#B0BEC5", "#B0BEC5", "#B0BEC5", "#B0BEC5", "red"]]}], "label": "Topic 40", "method": "update"}]}], "title": {"font": {"color": "Black", "size": 22}, "text": "Intertopic distance map", "x": 0.5, "xanchor": "center", "y": 0.95, "yanchor": "top"}, "width": 650, "xaxis": {"anchor": "y", "domain": [0, 1], "range": [-5.35, 26.75], "title": {"text": ""}, "visible": false}, "yaxis": {"anchor": "x", "domain": [0, 1], "range": [-11.95, 17.74], "title": {"text": ""}, "visible": false}}}
